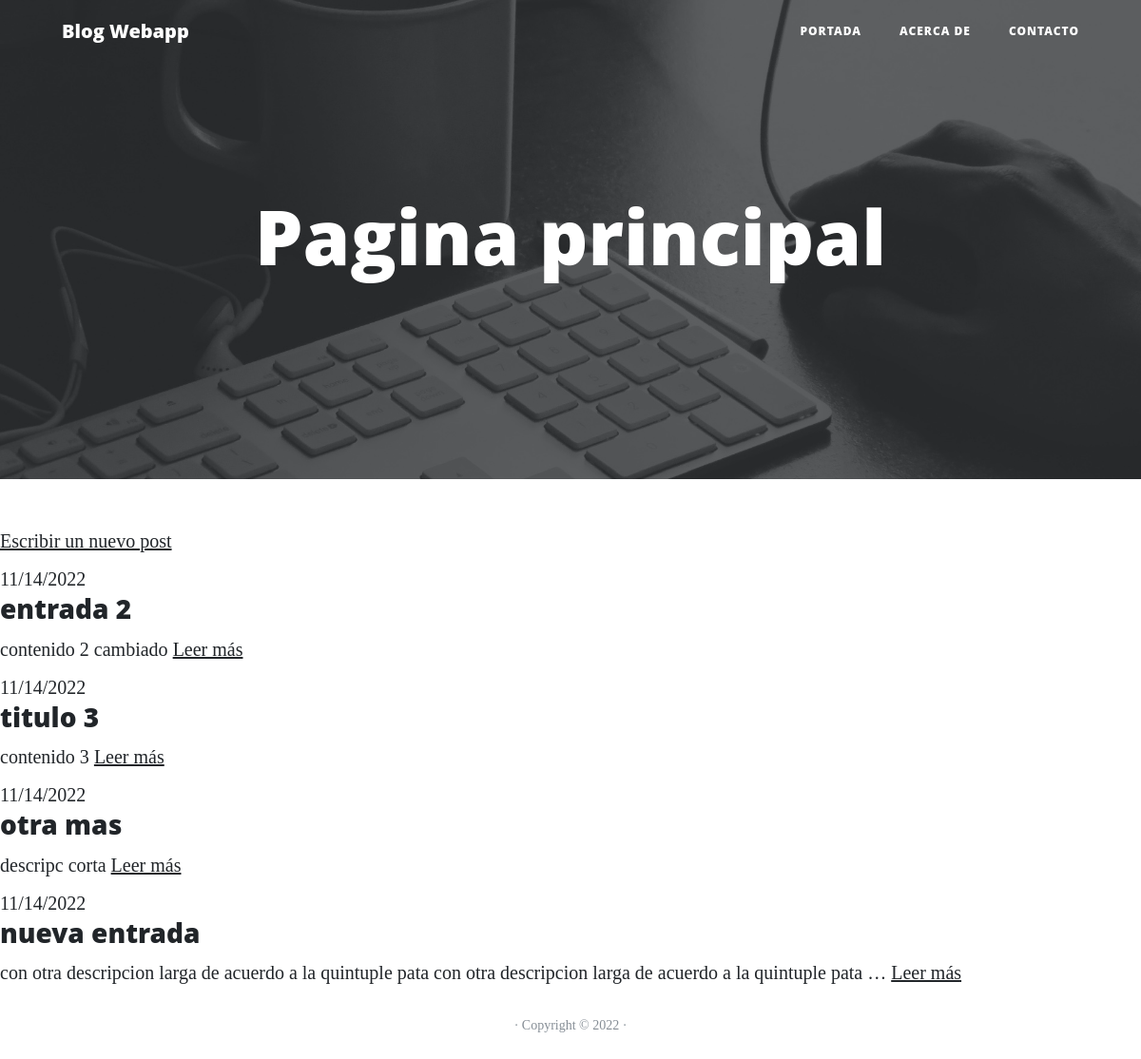
The page / on the database its author committed.
### blog/models.py (models this page shows, shortened)
class Post(models.Model):
    title = models.CharField(max_length=200, verbose_name="Título")
    content = models.TextField(verbose_name="Contenido")
    created = models.DateTimeField(auto_now_add=True, verbose_name="Creado")
    modified = models.DateTimeField(auto_now=True, verbose_name="Modificado")
    class Meta:
        verbose_name = "entrada"
        verbose_name_plural = "entradas"

### blog/views.py (the view)
# urls.py: path('', index, name='home'),
def index(request):
    posts = Post.objects.all()
    return render(request, "blog/frontend/index.html", {'posts': posts})

### blog/templates/blog/frontend/index.html
{% extends 'blog/frontend/base.html' %}
{% block title %}Pagina principal{% endblock %}
{% block content %}
    <p>
      <a href="{% url 'admin:blog_post_add' %}" class="edit">
          Escribir un nuevo post
      </a>
    </p>
    {% for post in posts %}
    <div>
        <span class="date">{{ post.created|date:"SHORT_DATE_FORMAT" }}</span>
        <h3>{{ post.title }}</h3>
        <p>
            {{ post.content|truncatewords:"20" }}
            <a href="{% url 'post_details' id=post.id %}">Leer más</a>
        </p>
    </div>
    {% endfor %}
{% endblock %}

### rows shown on the page
Post: created "11/14/2022", title "entrada 2", content "contenido 2 cambiado"
Post: created "11/14/2022", title "titulo 3", content "contenido 3"
Post: created "11/14/2022", title "otra mas", content "descripc corta"
Post: created "11/14/2022", title "nueva entrada", content "con otra descripcion larga de acuerdo a la quintuple pata con otra descripcion larga de acuerdo a la quintuple pata …"
